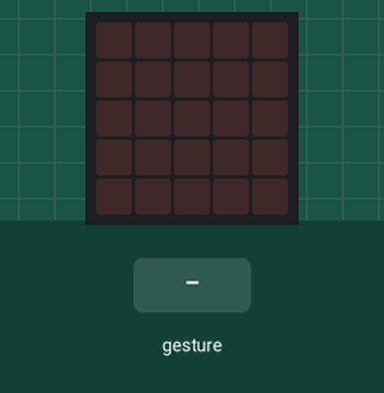
This program was run on a simulated BBC micro:bit (MakeCode). On the bench: the board's 5×5 LED display. Inputs (shaded band) come from the test bench. Random numbers come from a fixed seed; a tilt is held for 1.5 s and a shake lasts 1 s, then the board lies face up again.

Above: at 1.2 s.
1.3 s: gesture 'shake'
At 2.1 s:
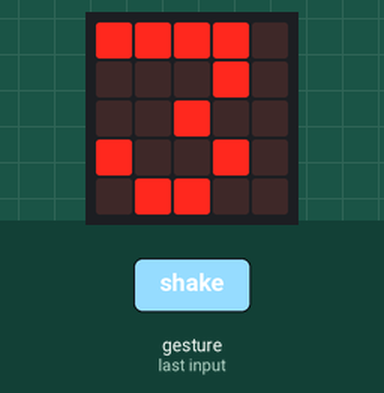
At 4.1 s:
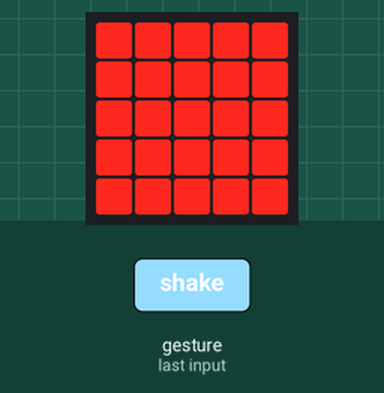
4.3 s: gesture 'shake'
At 8.0 s:
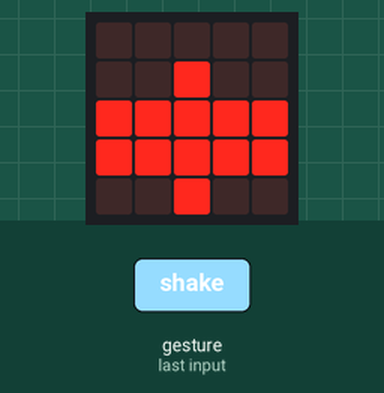
Timing chart, 0 to 9.5 s (numbered marks = the images above; inputs shaded):
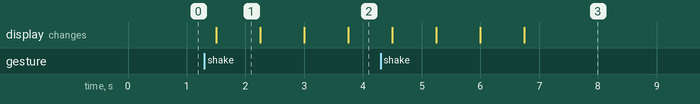

The program:

main.ts
```typescript
let steinsakspapir = 0
input.onGesture(Gesture.Shake, function () {
    basic.showNumber(3)
    basic.showNumber(2)
    basic.showNumber(1)
    steinsakspapir = randint(1, 3)
    if (steinsakspapir == 1) {
        basic.showLeds(`
            # # # # #
            # # # # #
            # # # # #
            # # # # #
            # # # # #
            `)
    } else if (steinsakspapir == 2) {
        basic.showLeds(`
            # # . . #
            # # . # .
            . . # . .
            # # . # .
            # # . . #
            `)
    } else {
        basic.showLeds(`
            . . . . .
            . . # . .
            # # # # #
            # # # # #
            . . # . .
            `)
    }
})
```

test.ts
```typescript
// testene settes inn her; disse vil ikke kompilert så lenge denne pakken blir brukt som en utvidelse.
```

Measured:
- after the input at 1.3 s, the display: changes after 0.20 s (image 1)
- after the input at 4.3 s, the display: first changes after 0.20 s (image 3 shows a later state)
- what the display in image 1 shows lasts 0.8 s, from 1.5 s to 2.3 s
